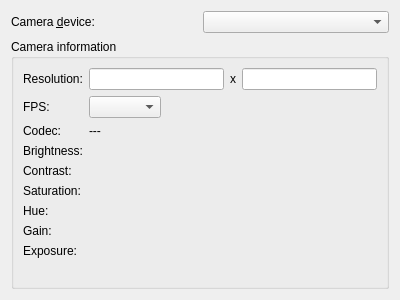
<?xml version="1.0" encoding="UTF-8"?>
<ui version="4.0">
 <class>Webcam::Internal::WebcamPreferencesWidget</class>
 <widget class="QWidget" name="Webcam::Internal::WebcamPreferencesWidget">
  <property name="geometry">
   <rect>
    <x>0</x>
    <y>0</y>
    <width>400</width>
    <height>300</height>
   </rect>
  </property>
  <property name="windowTitle">
   <string>Webcam Preferences</string>
  </property>
  <layout class="QVBoxLayout" name="verticalLayout">
   <item>
    <layout class="QHBoxLayout" name="horizontalLayout">
     <item>
      <widget class="QLabel" name="label">
       <property name="text">
        <string>Camera &amp;device:</string>
       </property>
       <property name="buddy">
        <cstring>devicesCombo</cstring>
       </property>
      </widget>
     </item>
     <item>
      <widget class="QComboBox" name="devicesCombo">
       <property name="sizePolicy">
        <sizepolicy hsizetype="Preferred" vsizetype="Fixed">
         <horstretch>0</horstretch>
         <verstretch>0</verstretch>
        </sizepolicy>
       </property>
      </widget>
     </item>
    </layout>
   </item>
   <item>
    <widget class="QGroupBox" name="groupBox">
     <property name="sizePolicy">
      <sizepolicy hsizetype="Preferred" vsizetype="Expanding">
       <horstretch>0</horstretch>
       <verstretch>0</verstretch>
      </sizepolicy>
     </property>
     <property name="title">
      <string>Camera information</string>
     </property>
     <layout class="QFormLayout" name="formLayout">
      <property name="fieldGrowthPolicy">
       <enum>QFormLayout::ExpandingFieldsGrow</enum>
      </property>
      <item row="0" column="0">
       <widget class="QLabel" name="deviceInfoLabel">
        <property name="text">
         <string>Resolution:</string>
        </property>
       </widget>
      </item>
      <item row="0" column="1">
       <layout class="QHBoxLayout" name="horizontalLayout_2">
        <item>
         <widget class="QLineEdit" name="heightEdit"/>
        </item>
        <item>
         <widget class="QLabel" name="xLabel">
          <property name="text">
           <string>x</string>
          </property>
         </widget>
        </item>
        <item>
         <widget class="QLineEdit" name="widthEdit"/>
        </item>
       </layout>
      </item>
      <item row="1" column="0">
       <widget class="QLabel" name="label_2">
        <property name="text">
         <string>FPS:</string>
        </property>
       </widget>
      </item>
      <item row="1" column="1">
       <widget class="QComboBox" name="comboBox"/>
      </item>
      <item row="2" column="0">
       <widget class="QLabel" name="label_3">
        <property name="text">
         <string>Codec:</string>
        </property>
       </widget>
      </item>
      <item row="2" column="1">
       <widget class="QLabel" name="label_4">
        <property name="text">
         <string>---</string>
        </property>
       </widget>
      </item>
      <item row="3" column="0">
       <widget class="QLabel" name="label_5">
        <property name="text">
         <string>Brightness:</string>
        </property>
       </widget>
      </item>
      <item row="4" column="0">
       <widget class="QLabel" name="label_6">
        <property name="text">
         <string>Contrast:</string>
        </property>
       </widget>
      </item>
      <item row="5" column="0">
       <widget class="QLabel" name="label_7">
        <property name="text">
         <string>Saturation:</string>
        </property>
       </widget>
      </item>
      <item row="6" column="0">
       <widget class="QLabel" name="label_8">
        <property name="text">
         <string>Hue:</string>
        </property>
       </widget>
      </item>
      <item row="7" column="0">
       <widget class="QLabel" name="label_9">
        <property name="text">
         <string>Gain:</string>
        </property>
       </widget>
      </item>
      <item row="8" column="0">
       <widget class="QLabel" name="label_10">
        <property name="text">
         <string>Exposure:</string>
        </property>
       </widget>
      </item>
     </layout>
    </widget>
   </item>
  </layout>
 </widget>
 <resources/>
 <connections/>
</ui>
